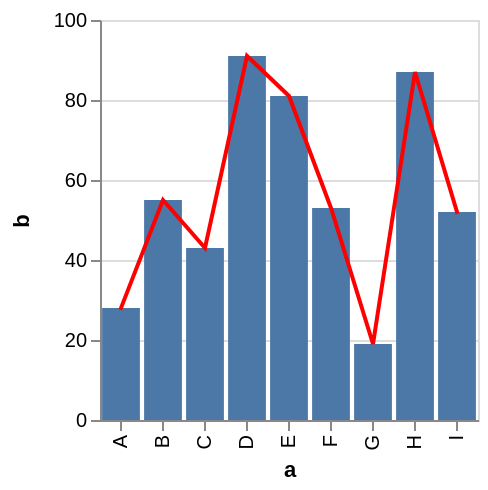

Express this chart as Vega-Lite.
### Vega specification from a JSON file in a GitHub repository (floating-point values rounded to 4 significant figures)
{"$schema": "https://vega.github.io/schema/vega/v3.0.json", "autosize": "pad", "padding": 5, "height": 200, "style": "cell", "data": [{"name": "source_0", "values": [{"a": "A", "b": 28}, {"a": "B", "b": 55}, {"a": "C", "b": 43}, {"a": "D", "b": 91}, {"a": "E", "b": 81}, {"a": "F", "b": 53}, {"a": "G", "b": 19}, {"a": "H", "b": 87}, {"a": "I", "b": 52}]}, {"name": "data_1", "source": "source_0", "transform": [{"type": "formula", "expr": "toNumber(datum[\"b\"])", "as": "b"}, {"type": "filter", "expr": "datum[\"b\"] !== null && !isNaN(datum[\"b\"])"}]}, {"name": "data_2", "source": "source_0", "transform": [{"type": "formula", "expr": "toNumber(datum[\"b\"])", "as": "b"}]}], "signals": [{"name": "x_step", "value": 21}, {"name": "width", "update": "bandspace(domain('x').length, 0.1, 0.05) * x_step"}], "marks": [{"name": "layer_0_marks", "type": "rect", "style": ["bar"], "from": {"data": "data_1"}, "encode": {"update": {"fill": {"value": "#4c78a8"}, "x": {"scale": "x", "field": "a"}, "width": {"scale": "x", "band": true}, "y": {"scale": "y", "field": "b"}, "y2": {"scale": "y", "value": 0}}}}, {"name": "layer_1_marks", "type": "line", "style": ["line"], "sort": {"field": "datum[\"a\"]", "order": "descending"}, "from": {"data": "data_2"}, "encode": {"update": {"stroke": {"value": "red"}, "x": {"scale": "x", "field": "a", "band": 0.5}, "y": {"scale": "y", "field": "b"}, "defined": {"signal": "datum[\"a\"] !== null && !isNaN(datum[\"a\"]) && datum[\"b\"] !== null && !isNaN(datum[\"b\"])"}}}}], "scales": [{"name": "x", "type": "band", "domain": {"fields": [{"data": "data_1", "field": "a"}, {"data": "data_2", "field": "a"}], "sort": true}, "range": {"step": {"signal": "x_step"}}, "paddingInner": 0.1, "paddingOuter": 0.05}, {"name": "y", "type": "linear", "domain": {"fields": [{"data": "data_1", "field": "b"}, {"data": "data_2", "field": "b"}]}, "range": [{"signal": "height"}, 0], "nice": true, "zero": true}], "axes": [{"scale": "x", "orient": "bottom", "title": "a", "labelOverlap": true, "encode": {"labels": {"update": {"angle": {"value": 270}, "align": {"value": "right"}, "baseline": {"value": "middle"}}}}, "zindex": 1}, {"scale": "y", "orient": "left", "title": "b", "labelOverlap": true, "tickCount": {"signal": "ceil(height/40)"}, "zindex": 1}, {"scale": "y", "orient": "left", "grid": true, "tickCount": {"signal": "ceil(height/40)"}, "gridScale": "x", "domain": false, "labels": false, "maxExtent": 0, "minExtent": 0, "ticks": false, "zindex": 0}], "config": {"axisY": {"minExtent": 30}, "style": {"line": {"strokeCap": "square"}}}}
